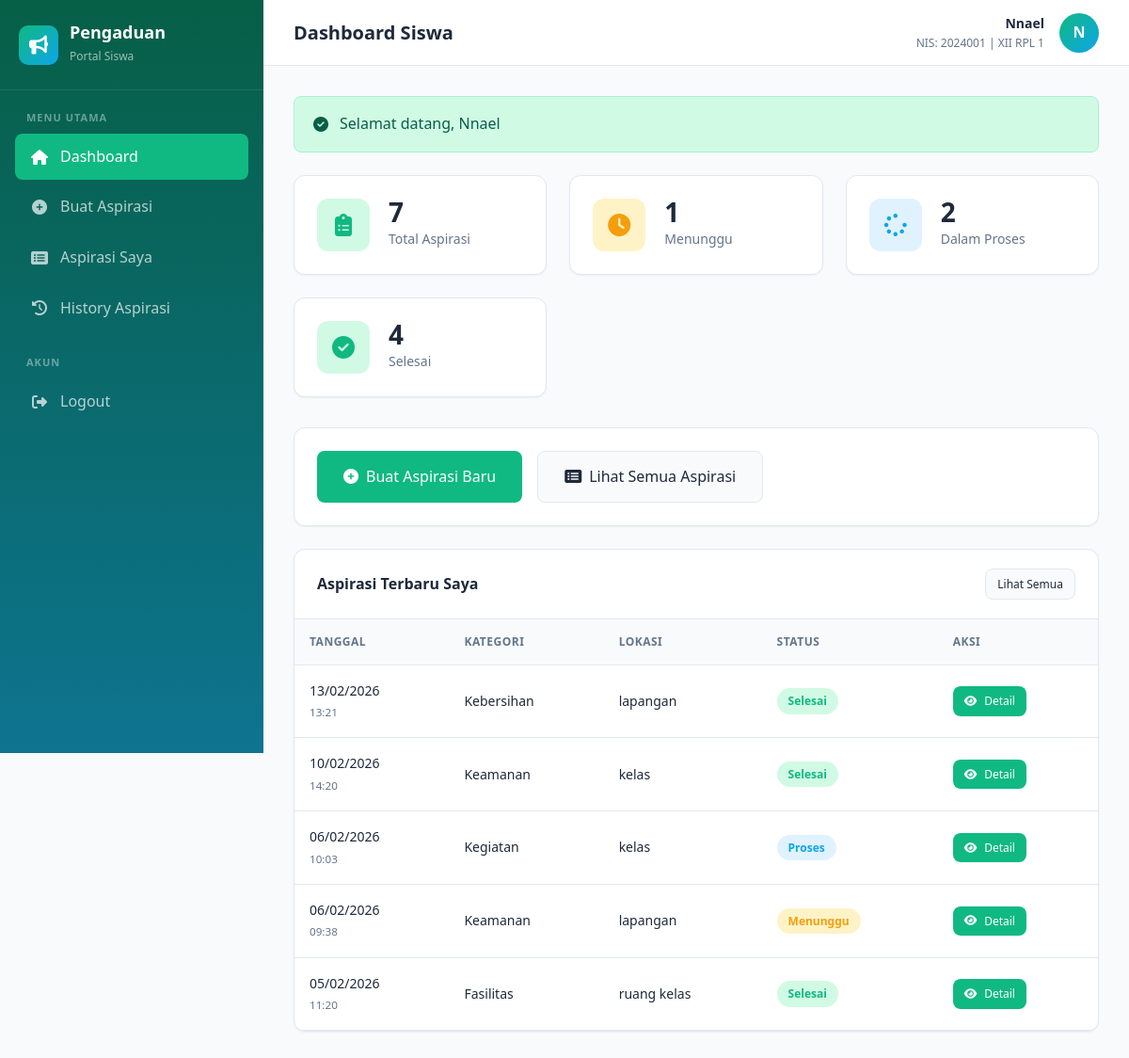
The page /index.php?page=siswa/dashboard (signed in) on the database its author committed.
### tables this page shows
CREATE TABLE `input_aspirasi` (
  `id_pelaporan` int NOT NULL,
  `nis` int NOT NULL,
  `id_kategori` int NOT NULL,
  `lokasi` varchar(50) NOT NULL,
  `ket` text NOT NULL,
  `tanggal_input` datetime DEFAULT CURRENT_TIMESTAMP
);

CREATE TABLE `kategori` (
  `id_kategori` int NOT NULL,
  `ket_kategori` varchar(30) NOT NULL,
  `created_at` timestamp NULL DEFAULT CURRENT_TIMESTAMP
);

CREATE TABLE `aspirasi` (
  `id_aspirasi` int NOT NULL,
  `id_pelaporan` int NOT NULL,
  `status` enum('Menunggu','Proses','Selesai') DEFAULT 'Menunggu',
  `feedback` text,
  `tanggal_update` datetime DEFAULT CURRENT_TIMESTAMP ON UPDATE CURRENT_TIMESTAMP
);

### controllers/SiswaController.php (called while the page is built, shortened)
<?php
require_once __DIR__ . '/Controller.php';
require_once __DIR__ . '/../models/InputAspirasi.php';
class SiswaController extends Controller {
    private $inputAspirasiModel;
    public function __construct() {
        $this->inputAspirasiModel = new InputAspirasi();
    }
    public function dashboard(): void {
        $user = $this->getCurrentUser();
        $aspirasi = $this->inputAspirasiModel->getByNis($user['nis']);
        $statistics = [
            'total' => count($aspirasi),
            'menunggu' => 0,
            'proses' => 0,
            'selesai' => 0
        ];
        foreach ($aspirasi as $item) {
            if ($item['status'] === 'Menunggu') $statistics['menunggu']++;
            elseif ($item['status'] === 'Proses') $statistics['proses']++;
            elseif ($item['status'] === 'Selesai') $statistics['selesai']++;
        }
        $recentAspirasi = array_slice($aspirasi, 0, 5);
        $this->view('siswa/dashboard', [
            'title' => 'Dashboard Siswa',
            'user' => $user,
            'flash' => $this->getFlash(),
            'statistics' => $statistics,
            'recentAspirasi' => $recentAspirasi
        ]);
    }
}

### config/Database.php (called while the page is built, shortened)
<?php
class Database {
    private static $instance = null;
    private $connection;
    private function __construct() {
        try {
            $dsn = "mysql:host=" . DB_HOST . ";dbname=" . DB_NAME . ";charset=utf8mb4";
            $options = [
                PDO::ATTR_ERRMODE => PDO::ERRMODE_EXCEPTION,
                PDO::ATTR_DEFAULT_FETCH_MODE => PDO::FETCH_ASSOC,
                PDO::ATTR_EMULATE_PREPARES => false,
            ];
            $this->connection = new PDO($dsn, DB_USER, DB_PASS, $options);
        } catch (PDOException $e) {
            die("Koneksi database gagal: " . $e->getMessage());
        }
    }
    public static function getInstance(): Database {
        if (self::$instance === null) {
            self::$instance = new self();
        }
        return self::$instance;
    }
    public function query(string $sql, array $params = []): PDOStatement {
        $stmt = $this->connection->prepare($sql);
        $stmt->execute($params);
        return $stmt;
    }
}

### models/Model.php (called while the page is built, shortened)
<?php
require_once __DIR__ . '/../config/Database.php';
abstract class Model {
    public function __construct() {
        $this->db = Database::getInstance();
    }
}

### models/InputAspirasi.php (called while the page is built, shortened)
<?php
require_once __DIR__ . '/Model.php';
class InputAspirasi extends Model {
    protected $table = 'input_aspirasi';
    public function getAllWithDetail(array $filters = []): array {
        $sql = "SELECT ia.*, s.nama as nama_siswa, s.kelas, k.ket_kategori,
                       a.id_aspirasi, a.status, a.feedback, a.tanggal_update
                FROM {$this->table} ia
                JOIN siswa s ON ia.nis = s.nis
                JOIN kategori k ON ia.id_kategori = k.id_kategori
                LEFT JOIN aspirasi a ON ia.id_pelaporan = a.id_pelaporan
                WHERE 1=1";
        $params = [];
        if (!empty($filters['nis'])) {
            $sql .= " AND ia.nis = ?";
            $params[] = $filters['nis'];
        }
        $sql .= " ORDER BY ia.tanggal_input DESC";
        return $this->db->query($sql, $params)->fetchAll();
    }
    public function getByNis(int $nis): array {
        return $this->getAllWithDetail(['nis' => $nis]);
    }
}

### views/siswa/dashboard.php (the view, shortened to what this page needs)
<?php
$currentPage = 'dashboard';
require_once __DIR__ . '/../layouts/header.php';
require_once __DIR__ . '/../layouts/sidebar_siswa.php';
?>
<div class="stats-grid">
    <div class="stat-card">
        <div class="stat-icon primary">
            <i class="fas fa-clipboard-list"></i>
        </div>
        <div class="stat-info">
            <h3><?= $statistics['total'] ?? 0 ?></h3>
            <p>Total Aspirasi</p>
        </div>
    </div>
    <div class="stat-card">
        <div class="stat-icon warning">
            <i class="fas fa-clock"></i>
        </div>
        <div class="stat-info">
            <h3><?= $statistics['menunggu'] ?? 0 ?></h3>
            <p>Menunggu</p>
        </div>
    </div>
    <div class="stat-card">
        <div class="stat-icon info">
            <i class="fas fa-spinner"></i>
        </div>
        <div class="stat-info">
            <h3><?= $statistics['proses'] ?? 0 ?></h3>
            <p>Dalam Proses</p>
        </div>
    </div>
    <div class="stat-card">
        <div class="stat-icon success">
            <i class="fas fa-check-circle"></i>
        </div>
        <div class="stat-info">
            <h3><?= $statistics['selesai'] ?? 0 ?></h3>
            <p>Selesai</p>
        </div>
    </div>
</div>
<div class="card mb-3">
    <div class="card-body">
        <div style="display: flex; gap: 16px; flex-wrap: wrap;">
            <a href="<?= BASE_URL ?>index.php?page=siswa/aspirasi/create" class="btn btn-primary btn-lg">
                <i class="fas fa-plus-circle"></i> Buat Aspirasi Baru
            </a>
            <a href="<?= BASE_URL ?>index.php?page=siswa/aspirasi" class="btn btn-secondary btn-lg">
                <i class="fas fa-list-alt"></i> Lihat Semua Aspirasi
            </a>
        </div>
    </div>
</div>
<div class="card">
    <div class="card-header">
        <h3 class="card-title">Aspirasi Terbaru Saya</h3>
        <a href="<?= BASE_URL ?>index.php?page=siswa/aspirasi" class="btn btn-secondary btn-sm">
            Lihat Semua
        </a>
    </div>
    <div class="card-body" style="padding: 0;">
        <?php if (!empty($recentAspirasi)): ?>
            <div class="table-container">
                <table>
                    <thead>
                        <tr>
                            <th>Tanggal</th>
                            <th>Kategori</th>
                            <th>Lokasi</th>
                            <th>Status</th>
                            <th>Aksi</th>
                        </tr>
                    </thead>
                    <tbody>
                        <?php foreach ($recentAspirasi as $item): ?>
                            <tr>
                                <td>
                                    <?= date('d/m/Y', strtotime($item['tanggal_input'])) ?><br>
                                    <small class="text-secondary"><?= date('H:i', strtotime($item['tanggal_input'])) ?></small>
                                </td>
                                <td><?= htmlspecialchars($item['ket_kategori']) ?></td>
                                <td><?= htmlspecialchars($item['lokasi']) ?></td>
                                <td>
                                    <span class="badge badge-<?= strtolower($item['status']) ?>">
                                        <?= $item['status'] ?>
                                    </span>
                                </td>
                                <td>
                                    <a href="<?= BASE_URL ?>index.php?page=siswa/aspirasi/detail&id=<?= $item['id_pelaporan'] ?>"
                                       class="btn btn-primary btn-sm">
                                        <i class="fas fa-eye"></i> Detail
                                    </a>
                                </td>
                            </tr>
                        <?php endforeach; ?>
                    </tbody>
                </table>
            </div>
        <?php endif; ?>
    </div>
</div>
    </div>
</main>
<?php require_once __DIR__ . '/../layouts/footer.php'; ?>

### index.php (shortened to what this page needs)
<?php
require_once __DIR__ . '/controllers/SiswaController.php';
$page = $_GET['page'] ?? 'login';
switch ($page) {
    case 'siswa/dashboard':
        $controller = new SiswaController();
        $controller->dashboard();
        break;
}

### controllers/Controller.php (shortened to what this page needs)
<?php
abstract class Controller {
    protected function view(string $view, array $data = []): void {
        extract($data);
        $viewFile = __DIR__ . '/../views/' . $view . '.php';
        if (file_exists($viewFile)) {
            require_once $viewFile;
        } else {
            die("View file tidak ditemukan: " . $view);
        }
    }
    protected function getFlash(): ?array {
        if (isset($_SESSION['flash'])) {
            $flash = $_SESSION['flash'];
            return $flash;
        }
        return null;
    }
    protected function getCurrentUser(): ?array {
        return $_SESSION['user'] ?? null;
    }
}

### views/layouts/header.php (shortened to what this page needs)
<!DOCTYPE html>
<html lang="id">
<head>
    <link rel="stylesheet" href="<?= BASE_URL ?>/assets/css/style.css">
    <link rel="stylesheet" href="https://cdnjs.cloudflare.com/ajax/libs/font-awesome/6.4.0/css/all.min.css">
</head>
<body>
    <div class="layout">

### views/layouts/sidebar_siswa.php
<aside class="sidebar">
    <div class="sidebar-header">
        <div class="sidebar-logo">
            <div class="sidebar-logo-icon">
                <i class="fas fa-bullhorn"></i>
            </div>
            <div class="sidebar-logo-text">
                <h1>Pengaduan</h1>
                <span>Portal Siswa</span>
            </div>
        </div>
    </div>
    <nav class="sidebar-nav">
        <div class="nav-section">
            <div class="nav-section-title">Menu Utama</div>
            <a href="<?= BASE_URL ?>index.php?page=siswa/dashboard"
               class="nav-item <?= ($currentPage ?? '') === 'dashboard' ? 'active' : '' ?>">
                <span class="nav-item-icon"><i class="fas fa-home"></i></span>
                <span>Dashboard</span>
            </a>
            <a href="<?= BASE_URL ?>index.php?page=siswa/aspirasi/create"
               class="nav-item <?= ($currentPage ?? '') === 'create' ? 'active' : '' ?>">
                <span class="nav-item-icon"><i class="fas fa-plus-circle"></i></span>
                <span>Buat Aspirasi</span>
            </a>
            <a href="<?= BASE_URL ?>index.php?page=siswa/aspirasi"
               class="nav-item <?= ($currentPage ?? '') === 'aspirasi' ? 'active' : '' ?>">
                <span class="nav-item-icon"><i class="fas fa-list-alt"></i></span>
                <span>Aspirasi Saya</span>
            </a>
            <a href="<?= BASE_URL ?>index.php?page=siswa/history"
               class="nav-item <?= ($currentPage ?? '') === 'history' ? 'active' : '' ?>">
                <span class="nav-item-icon"><i class="fas fa-history"></i></span>
                <span>History Aspirasi</span>
            </a>
        </div>
        <div class="nav-section">
            <div class="nav-section-title">Akun</div>
            <a href="<?= BASE_URL ?>index.php?page=logout" class="nav-item">
                <span class="nav-item-icon"><i class="fas fa-sign-out-alt"></i></span>
                <span>Logout</span>
            </a>
        </div>
    </nav>
</aside>
<main class="main-content">
    <header class="header">
        <div class="header-title">
            <h2><?= $title ?? 'Dashboard' ?></h2>
        </div>
        <div class="header-user">
            <div class="user-info">
                <div class="user-info-name"><?= htmlspecialchars($user['nama'] ?? 'Siswa') ?></div>
                <div class="user-info-role">NIS: <?= $user['nis'] ?? '-' ?> | <?= htmlspecialchars($user['kelas'] ?? '-') ?></div>
            </div>
            <div class="user-avatar">
                <?= strtoupper(substr($user['nama'] ?? 'S', 0, 1)) ?>
            </div>
        </div>
    </header>
    <div class="content">
        <?php if (isset($flash) && $flash): ?>
            <div class="alert alert-<?= $flash['type'] ?>">
                <i class="fas fa-<?= $flash['type'] === 'success' ? 'check-circle' : ($flash['type'] === 'error' ? 'exclamation-circle' : 'info-circle') ?>"></i>
                <?= htmlspecialchars($flash['message']) ?>
            </div>
        <?php endif; ?>

### views/layouts/footer.php (shortened to what this page needs)
    </div>
</body>
</html>

### rows shown on the page
input_aspirasi: tanggal_input "13/02/2026", tanggal_input "13:21", id_kategori.ket_kategori "Kebersihan", lokasi "lapangan", aspirasi.status "Selesai"
input_aspirasi: tanggal_input "10/02/2026", tanggal_input "14:20", id_kategori.ket_kategori "Keamanan", lokasi "kelas", aspirasi.status "Selesai"
input_aspirasi: tanggal_input "06/02/2026", tanggal_input "10:03", id_kategori.ket_kategori "Kegiatan", lokasi "kelas", aspirasi.status "Proses"
input_aspirasi: tanggal_input "06/02/2026", tanggal_input "09:38", id_kategori.ket_kategori "Keamanan", lokasi "lapangan", aspirasi.status "Menunggu"
input_aspirasi: tanggal_input "05/02/2026", tanggal_input "11:20", id_kategori.ket_kategori "Fasilitas", lokasi "ruang kelas", aspirasi.status "Selesai"

### other values the page prints
$title "Dashboard Siswa"
$user['nama'] "Nnael"
$user['nis'] "2024001"
$user['kelas'] "XII RPL 1"
substr($user['nama'] ?? 'S', 0, 1) "N"
$flash['message'] "Selamat datang, Nnael"
$statistics['total'] "7"
$statistics['menunggu'] "1"
$statistics['proses'] "2"
$statistics['selesai'] "4"
